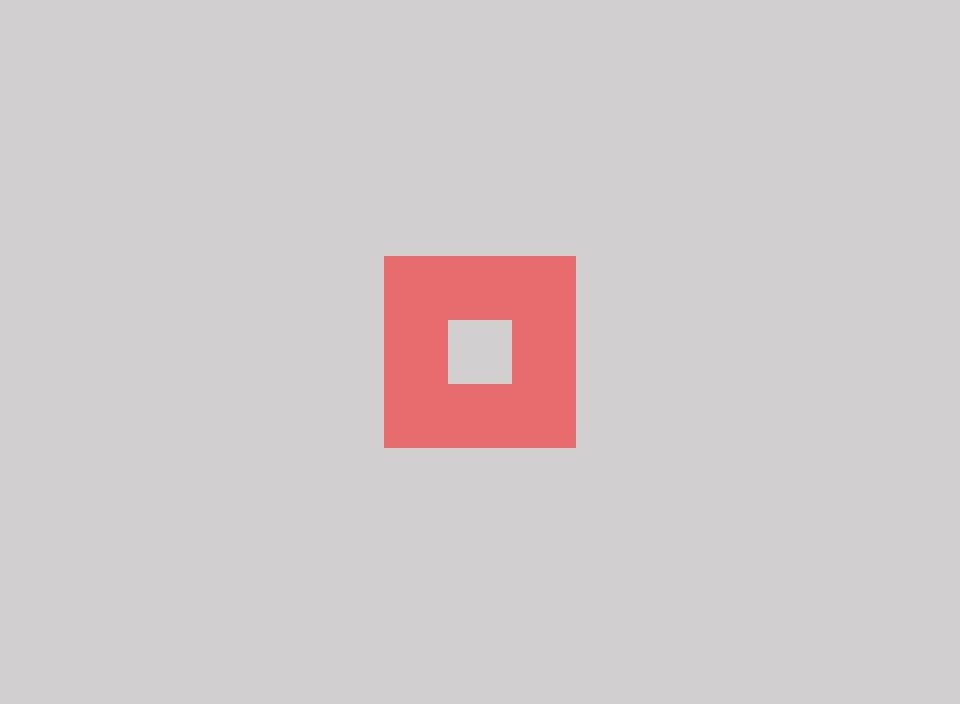

Rendered tile map (Tiled .tmx) drawn with the repository's tilesets; below, a short description and the full map source, tile grids included:
An orthogonal 15x11 tile map with 64x64 px tiles, 2 tile layers (Ground, Collision), 2 tilesets and 3 objects (2x Fog, Player).

<map version="1.2" tiledversion="2018.11.14" orientation="orthogonal" renderorder="right-down" width="15" height="11" tilewidth="64" tileheight="64" infinite="0" nextlayerid="18" nextobjectid="11">
 <tileset firstgid="1" source="autumn 16x32.tsx" />
 <tileset firstgid="513" source="event-tileset.tsx" />
 <layer id="16" name="Ground" width="15" height="11">
  <data encoding="csv">
65,65,65,65,65,65,65,65,65,65,65,65,65,65,65,
65,65,65,65,65,65,65,65,65,65,65,65,65,65,65,
65,65,65,65,65,65,65,65,65,65,65,65,65,65,65,
65,65,65,65,65,65,65,65,65,65,65,65,65,65,65,
65,65,65,65,65,65,65,65,65,65,65,65,65,65,65,
65,65,65,65,65,65,65,65,65,65,65,65,65,65,65,
65,65,65,65,65,65,65,65,65,65,65,65,65,65,65,
65,65,65,65,65,65,65,65,65,65,65,65,65,65,65,
65,65,65,65,65,65,65,65,65,65,65,65,65,65,65,
65,65,65,65,65,65,65,65,65,65,65,65,65,65,65,
65,65,65,65,65,65,65,65,65,65,65,65,65,65,65
</data>
 </layer>
 <objectgroup id="5" name="Player">
  <object id="2" name="Player" x="448" y="320" width="64" height="64" />
 </objectgroup>
 <objectgroup id="13" name="Texture">
  <object id="10" name="Fog" x="0" y="0" width="960" height="704">
   <properties>
    <property name="Texture" value="map_data/FogTexture.png" />
    <property name="alpha" type="float" value="0.33300000000000002" />
    <property name="vx" type="float" value="0.01" />
    <property name="vy" type="float" value="-0.025000000000000001" />
   </properties>
  </object>
  <object id="8" name="Fog" x="0" y="0" width="960" height="704">
   <properties>
    <property name="Texture" value="map_data/FogTexture.png" />
    <property name="alpha" type="float" value="0.5" />
    <property name="vx" type="float" value="0.025000000000000001" />
    <property name="vy" type="float" value="0" />
   </properties>
  </object>
 </objectgroup>
 <layer id="17" name="Collision" width="15" height="11" opacity="0.48">
  <data encoding="csv">
0,0,0,0,0,0,0,0,0,0,0,0,0,0,0,
0,0,0,0,0,0,0,0,0,0,0,0,0,0,0,
0,0,0,0,0,0,0,0,0,0,0,0,0,0,0,
0,0,0,0,0,0,0,0,0,0,0,0,0,0,0,
0,0,0,0,0,0,513,513,513,0,0,0,0,0,0,
0,0,0,0,0,0,513,0,513,0,0,0,0,0,0,
0,0,0,0,0,0,513,513,513,0,0,0,0,0,0,
0,0,0,0,0,0,0,0,0,0,0,0,0,0,0,
0,0,0,0,0,0,0,0,0,0,0,0,0,0,0,
0,0,0,0,0,0,0,0,0,0,0,0,0,0,0,
0,0,0,0,0,0,0,0,0,0,0,0,0,0,0
</data>
 </layer>
</map>
